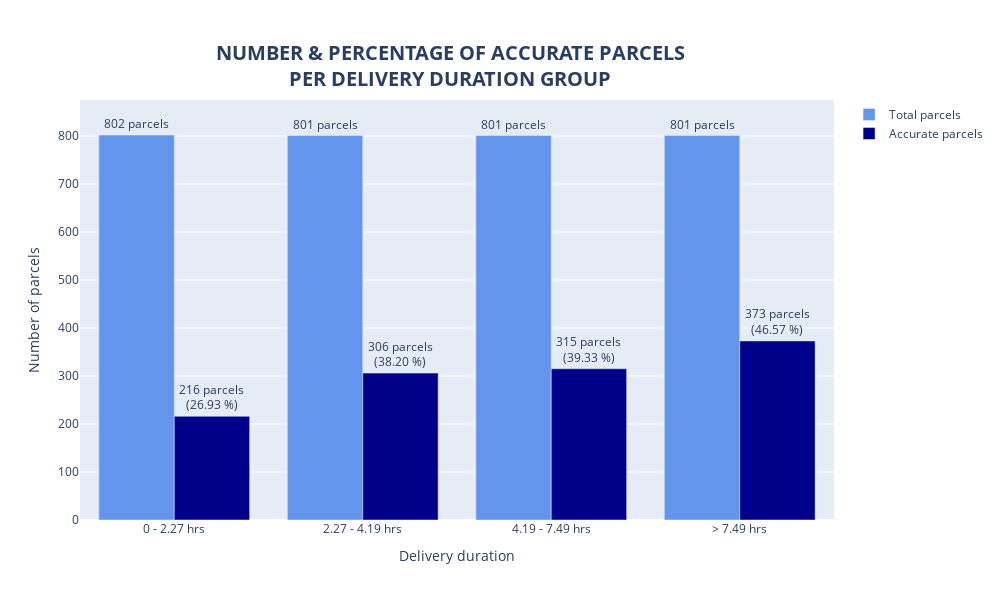

Source (notebook cell):
### Code cell
# PLOT
plot_data = dur_hour_tbl.iloc[:-1].copy()
x = plot_data['dur_hour_group'].values

fig = go.Figure(data=[
    go.Bar(name='Total parcels', x=x, y=plot_data['total_parcels'], 
           marker_color='cornflowerblue',
           texttemplate='%{y:,} parcels<br>'
           ),
    go.Bar(name='Accurate parcels', x=x, y=plot_data['parcels_with_accurate_EDDs'], 
           marker_color='darkblue', 
           customdata= plot_data['perc_accurate_parcels %'], 
           texttemplate='%{y:,} parcels<br>(%{customdata:.2f} %)'
           )
])
fig.update_traces(textposition = 'outside')
fig.update_layout(
    barmode='group',
    width=1000,
    height=600,
    title='<b>NUMBER & PERCENTAGE OF ACCURATE PARCELS<br>PER DELIVERY DURATION GROUP<b>', title_font={'size':20},
    title_x=.45, title_y=.9,
    xaxis={'title': 'Delivery duration', 'showgrid':False}, 
    yaxis={'title':'Number of parcels', 'range': [0,875]}
)
fig.show()

### Figure 1 — Plotly figure (JSON) as saved in the notebook; plotly's stock layout.template omitted (floating-point values rounded to 4 significant figures)
{"data": [{"marker": {"color": "cornflowerblue"}, "name": "Total parcels", "textposition": "outside", "texttemplate": "%{y:,} parcels<br>", "type": "bar", "x": ["0 - 2.27 hrs", "2.27 - 4.19 hrs", "4.19 - 7.49 hrs", "> 7.49 hrs"], "y": [802, 801, 801, 801]}, {"customdata": [26.93, 38.2, 39.33, 46.57], "marker": {"color": "darkblue"}, "name": "Accurate parcels", "textposition": "outside", "texttemplate": "%{y:,} parcels<br>(%{customdata:.2f} %)", "type": "bar", "x": ["0 - 2.27 hrs", "2.27 - 4.19 hrs", "4.19 - 7.49 hrs", "> 7.49 hrs"], "y": [216, 306, 315, 373]}], "layout": {"barmode": "group", "height": 600, "title": {"font": {"size": 20}, "text": "<b>NUMBER & PERCENTAGE OF ACCURATE PARCELS<br>PER DELIVERY DURATION GROUP<b>", "x": 0.45, "y": 0.9}, "width": 1000, "xaxis": {"showgrid": false, "title": {"text": "Delivery duration"}}, "yaxis": {"range": [0, 875], "title": {"text": "Number of parcels"}}}}
